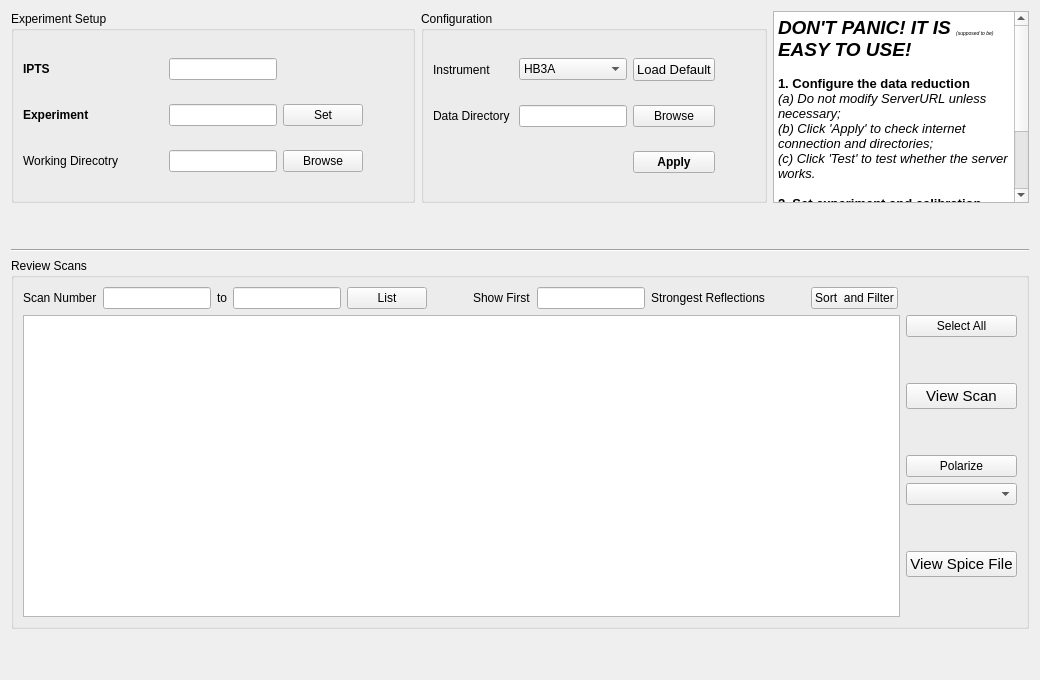
      <widget class="QWidget" name="tab">
       <attribute name="title">
        <string>Setup &amp;&amp; Data Access</string>
       </attribute>
       <layout class="QVBoxLayout" name="verticalLayout_4">
        <item>
         <layout class="QHBoxLayout" name="horizontalLayout_2">
          <item>
           <widget class="QGroupBox" name="groupBox_2">
            <property name="title">
             <string>Experiment Setup</string>
            </property>
            <layout class="QGridLayout" name="gridLayout_2">
             <item row="1" column="0">
              <widget class="QLabel" name="label_exp">
               <property name="font">
                <font>
                 <weight>75</weight>
                 <bold>true</bold>
                </font>
               </property>
               <property name="text">
                <string>Experiment</string>
               </property>
              </widget>
             </item>
             <item row="1" column="2">
              <widget class="QPushButton" name="pushButton_setExp">
               <property name="text">
                <string>Set</string>
               </property>
              </widget>
             </item>
             <item row="2" column="0">
              <widget class="QLabel" name="label_2">
               <property name="sizePolicy">
                <sizepolicy hsizetype="Fixed" vsizetype="Preferred">
                 <horstretch>0</horstretch>
                 <verstretch>0</verstretch>
                </sizepolicy>
               </property>
               <property name="minimumSize">
                <size>
                 <width>140</width>
                 <height>1</height>
                </size>
               </property>
               <property name="maximumSize">
                <size>
                 <width>140</width>
                 <height>16777215</height>
                </size>
               </property>
               <property name="toolTip">
                <string>&lt;html&gt;&lt;head/&gt;&lt;body&gt;&lt;p&gt;Directory to save outcome of the data reduction&lt;/p&gt;&lt;/body&gt;&lt;/html&gt;</string>
               </property>
               <property name="text">
                <string>Working Direcotry</string>
               </property>
              </widget>
             </item>
             <item row="0" column="1">
              <widget class="QLineEdit" name="lineEdit_iptsNumber">
               <property name="sizePolicy">
                <sizepolicy hsizetype="Maximum" vsizetype="Fixed">
                 <horstretch>0</horstretch>
                 <verstretch>0</verstretch>
                </sizepolicy>
               </property>
               <property name="minimumSize">
                <size>
                 <width>40</width>
                 <height>0</height>
                </size>
               </property>
               <property name="maximumSize">
                <size>
                 <width>300</width>
                 <height>16777215</height>
                </size>
               </property>
              </widget>
             </item>
             <item row="2" column="2">
              <widget class="QPushButton" name="pushButton_browseWorkDir">
               <property name="text">
                <string>Browse</string>
               </property>
              </widget>
             </item>
             <item row="0" column="0">
              <widget class="QLabel" name="label_71">
               <property name="font">
                <font>
                 <weight>75</weight>
                 <bold>true</bold>
                </font>
               </property>
               <property name="text">
                <string>IPTS</string>
               </property>
              </widget>
             </item>
             <item row="1" column="1">
              <widget class="QLineEdit" name="lineEdit_exp">
               <property name="sizePolicy">
                <sizepolicy hsizetype="Preferred" vsizetype="Fixed">
                 <horstretch>0</horstretch>
                 <verstretch>0</verstretch>
                </sizepolicy>
               </property>
               <property name="minimumSize">
                <size>
                 <width>40</width>
                 <height>0</height>
                </size>
               </property>
               <property name="maximumSize">
                <size>
                 <width>300</width>
                 <height>16777215</height>
                </size>
               </property>
              </widget>
             </item>
             <item row="2" column="1">
              <widget class="QLineEdit" name="lineEdit_workDir">
               <property name="sizePolicy">
                <sizepolicy hsizetype="Expanding" vsizetype="Fixed">
                 <horstretch>0</horstretch>
                 <verstretch>0</verstretch>
                </sizepolicy>
               </property>
               <property name="toolTip">
                <string>&lt;html&gt;&lt;head/&gt;&lt;body&gt;&lt;p&gt;Directory to save outcome of the data reduction&lt;/p&gt;&lt;/body&gt;&lt;/html&gt;</string>
               </property>
              </widget>
             </item>
             <item row="2" column="3">
              <spacer name="horizontalSpacer_2">
               <property name="orientation">
                <enum>Qt::Horizontal</enum>
               </property>
               <property name="sizeType">
                <enum>QSizePolicy::Preferred</enum>
               </property>
               <property name="sizeHint" stdset="0">
                <size>
                 <width>40</width>
                 <height>20</height>
                </size>
               </property>
              </spacer>
             </item>
            </layout>
           </widget>
          </item>
          <item>
           <widget class="QGroupBox" name="groupBox">
            <property name="title">
             <string>Configuration</string>
            </property>
            <layout class="QGridLayout" name="gridLayout_11">
             <item row="1" column="2">
              <widget class="QPushButton" name="pushButton_browseLocalDataDir">
               <property name="text">
                <string>Browse</string>
               </property>
              </widget>
             </item>
             <item row="1" column="1">
              <widget class="QLineEdit" name="lineEdit_localSpiceDir">
               <property name="sizePolicy">
                <sizepolicy hsizetype="Expanding" vsizetype="Fixed">
                 <horstretch>0</horstretch>
                 <verstretch>0</verstretch>
                </sizepolicy>
               </property>
               <property name="toolTip">
                <string>&lt;html&gt;&lt;head/&gt;&lt;body&gt;&lt;p&gt;Directory for local data storage&lt;/p&gt;&lt;/body&gt;&lt;/html&gt;</string>
               </property>
              </widget>
             </item>
             <item row="0" column="2">
              <widget class="QPushButton" name="pushButton_useDefaultDir">
               <property name="font">
                <font>
                 <pointsize>10</pointsize>
                </font>
               </property>
               <property name="toolTip">
                <string>&lt;html&gt;&lt;head/&gt;&lt;body&gt;&lt;p&gt;Use default set up&lt;/p&gt;&lt;p&gt;&lt;br/&gt;&lt;/p&gt;&lt;/body&gt;&lt;/html&gt;</string>
               </property>
               <property name="text">
                <string>Load Default</string>
               </property>
              </widget>
             </item>
             <item row="1" column="0">
              <widget class="QLabel" name="label_dir">
               <property name="sizePolicy">
                <sizepolicy hsizetype="Fixed" vsizetype="Preferred">
                 <horstretch>0</horstretch>
                 <verstretch>0</verstretch>
                </sizepolicy>
               </property>
               <property name="minimumSize">
                <size>
                 <width>80</width>
                 <height>0</height>
                </size>
               </property>
               <property name="toolTip">
                <string>&lt;html&gt;&lt;head/&gt;&lt;body&gt;&lt;p&gt;Directory for local data storage&lt;/p&gt;&lt;/body&gt;&lt;/html&gt;</string>
               </property>
               <property name="text">
                <string>Data Directory</string>
               </property>
               <property name="alignment">
                <set>Qt::AlignLeading|Qt::AlignLeft|Qt::AlignVCenter</set>
               </property>
              </widget>
             </item>
             <item row="0" column="0">
              <widget class="QLabel" name="label_instrument">
               <property name="sizePolicy">
                <sizepolicy hsizetype="Fixed" vsizetype="Preferred">
                 <horstretch>0</horstretch>
                 <verstretch>0</verstretch>
                </sizepolicy>
               </property>
               <property name="text">
                <string>Instrument</string>
               </property>
              </widget>
             </item>
             <item row="0" column="1">
              <widget class="QComboBox" name="comboBox_instrument">
               <item>
                <property name="text">
                 <string>HB3A</string>
                </property>
               </item>
              </widget>
             </item>
             <item row="1" column="3">
              <spacer name="horizontalSpacer">
               <property name="orientation">
                <enum>Qt::Horizontal</enum>
               </property>
               <property name="sizeType">
                <enum>QSizePolicy::Preferred</enum>
               </property>
               <property name="sizeHint" stdset="0">
                <size>
                 <width>40</width>
                 <height>20</height>
                </size>
               </property>
              </spacer>
             </item>
             <item row="2" column="2">
              <widget class="QPushButton" name="pushButton_applySetup">
               <property name="font">
                <font>
                 <weight>75</weight>
                 <bold>true</bold>
                </font>
               </property>
               <property name="text">
                <string>Apply</string>
               </property>
              </widget>
             </item>
            </layout>
           </widget>
          </item>
          <item>
           <widget class="QTextEdit" name="textEdit">
            <property name="enabled">
             <bool>true</bool>
            </property>
            <property name="sizePolicy">
             <sizepolicy hsizetype="Expanding" vsizetype="Preferred">
              <horstretch>0</horstretch>
              <verstretch>0</verstretch>
             </sizepolicy>
            </property>
            <property name="readOnly">
             <bool>true</bool>
            </property>
            <property name="html">
             <string>&lt;!DOCTYPE HTML PUBLIC &quot;-//W3C//DTD HTML 4.0//EN&quot; &quot;http://www.w3.org/TR/REC-html40/strict.dtd&quot;&gt;
&lt;html&gt;&lt;head&gt;&lt;meta name=&quot;qrichtext&quot; content=&quot;1&quot; /&gt;&lt;style type=&quot;text/css&quot;&gt;
p, li { white-space: pre-wrap; }
&lt;/style&gt;&lt;/head&gt;&lt;body style=&quot; font-family:'Ubuntu'; font-size:11pt; font-weight:400; font-style:normal;&quot;&gt;
&lt;p style=&quot; margin-top:0px; margin-bottom:0px; margin-left:0px; margin-right:0px; -qt-block-indent:0; text-indent:0px;&quot;&gt;&lt;span style=&quot; font-size:14pt; font-weight:600; font-style:italic;&quot;&gt;DON'T PANIC! IT IS &lt;/span&gt;&lt;span style=&quot; font-size:7pt; font-style:italic; vertical-align:sub;&quot;&gt;(supposed to be)&lt;/span&gt;&lt;span style=&quot; font-size:14pt; font-weight:600; font-style:italic;&quot;&gt; EASY TO USE!&lt;/span&gt;&lt;/p&gt;
&lt;p style=&quot;-qt-paragraph-type:empty; margin-top:0px; margin-bottom:0px; margin-left:0px; margin-right:0px; -qt-block-indent:0; text-indent:0px; font-size:10pt; font-weight:600;&quot;&gt;&lt;br /&gt;&lt;/p&gt;
&lt;p style=&quot; margin-top:0px; margin-bottom:0px; margin-left:0px; margin-right:0px; -qt-block-indent:0; text-indent:0px;&quot;&gt;&lt;span style=&quot; font-size:10pt; font-weight:600;&quot;&gt;1. Configure the data reduction&lt;/span&gt;&lt;/p&gt;
&lt;p style=&quot; margin-top:0px; margin-bottom:0px; margin-left:0px; margin-right:0px; -qt-block-indent:0; text-indent:0px;&quot;&gt;&lt;span style=&quot; font-size:10pt; font-style:italic;&quot;&gt;(a) Do not modify ServerURL unless necessary;&lt;/span&gt;&lt;/p&gt;
&lt;p style=&quot; margin-top:0px; margin-bottom:0px; margin-left:0px; margin-right:0px; -qt-block-indent:0; text-indent:0px;&quot;&gt;&lt;span style=&quot; font-size:10pt; font-style:italic;&quot;&gt;(b) Click 'Apply' to check internet connection and directories;&lt;/span&gt;&lt;/p&gt;
&lt;p style=&quot; margin-top:0px; margin-bottom:0px; margin-left:0px; margin-right:0px; -qt-block-indent:0; text-indent:0px;&quot;&gt;&lt;span style=&quot; font-size:10pt; font-style:italic;&quot;&gt;(c) Click 'Test' to test whether the server works.&lt;/span&gt;&lt;/p&gt;
&lt;p style=&quot;-qt-paragraph-type:empty; margin-top:0px; margin-bottom:0px; margin-left:0px; margin-right:0px; -qt-block-indent:0; text-indent:0px; font-size:10pt; font-style:italic;&quot;&gt;&lt;br /&gt;&lt;/p&gt;
&lt;p style=&quot; margin-top:0px; margin-bottom:0px; margin-left:0px; margin-right:0px; -qt-block-indent:0; text-indent:0px;&quot;&gt;&lt;span style=&quot; font-size:10pt; font-weight:600;&quot;&gt;2. Set experiment and calibration parameters&lt;/span&gt;&lt;/p&gt;
&lt;p style=&quot; margin-top:0px; margin-bottom:0px; margin-left:0px; margin-right:0px; -qt-block-indent:0; text-indent:0px;&quot;&gt;&lt;span style=&quot; font-size:10pt; font-style:italic;&quot;&gt;(a) Set Experiment;&lt;/span&gt;&lt;/p&gt;
&lt;p style=&quot; margin-top:0px; margin-bottom:0px; margin-left:0px; margin-right:0px; -qt-block-indent:0; text-indent:0px;&quot;&gt;&lt;span style=&quot; font-size:10pt; font-style:italic;&quot;&gt;(b) If sample distance is not 0.375 m, set it up;&lt;/span&gt;&lt;/p&gt;
&lt;p style=&quot; margin-top:0px; margin-bottom:0px; margin-left:0px; margin-right:0px; -qt-block-indent:0; text-indent:0px;&quot;&gt;&lt;span style=&quot; font-size:10pt; font-style:italic;&quot;&gt;(c) If wave length is not standard, set it up;&lt;/span&gt;&lt;/p&gt;&lt;/body&gt;&lt;/html&gt;</string>
            </property>
           </widget>
          </item>
         </layout>
        </item>
        <item>
         <spacer name="verticalSpacer">
          <property name="orientation">
           <enum>Qt::Vertical</enum>
          </property>
          <property name="sizeType">
           <enum>QSizePolicy::Preferred</enum>
          </property>
          <property name="sizeHint" stdset="0">
           <size>
            <width>20</width>
            <height>40</height>
           </size>
          </property>
         </spacer>
        </item>
        <item>
         <widget class="Line" name="line_2">
          <property name="orientation">
           <enum>Qt::Horizontal</enum>
          </property>
         </widget>
        </item>
        <item>
         <widget class="QGroupBox" name="groupBox_7">
          <property name="title">
           <string>Review Scans</string>
          </property>
          <layout class="QGridLayout" name="gridLayout_4">
           <item row="0" column="0">
            <layout class="QHBoxLayout" name="horizontalLayout_19">
             <item>
              <widget class="QLabel" name="label_14">
               <property name="text">
                <string>Scan Number</string>
               </property>
              </widget>
             </item>
             <item>
              <widget class="QLineEdit" name="lineEdit_surveyStartPt">
               <property name="sizePolicy">
                <sizepolicy hsizetype="Maximum" vsizetype="Fixed">
                 <horstretch>0</horstretch>
                 <verstretch>0</verstretch>
                </sizepolicy>
               </property>
              </widget>
             </item>
             <item>
              <widget class="QLabel" name="label_13">
               <property name="text">
                <string>to</string>
               </property>
              </widget>
             </item>
             <item>
              <widget class="QLineEdit" name="lineEdit_surveyEndPt">
               <property name="sizePolicy">
                <sizepolicy hsizetype="Preferred" vsizetype="Fixed">
                 <horstretch>0</horstretch>
                 <verstretch>0</verstretch>
                </sizepolicy>
               </property>
              </widget>
             </item>
             <item>
              <widget class="QPushButton" name="pushButton_survey">
               <property name="text">
                <string>List</string>
               </property>
              </widget>
             </item>
             <item>
              <spacer name="horizontalSpacer_15">
               <property name="orientation">
                <enum>Qt::Horizontal</enum>
               </property>
               <property name="sizeType">
                <enum>QSizePolicy::Preferred</enum>
               </property>
               <property name="sizeHint" stdset="0">
                <size>
                 <width>40</width>
                 <height>20</height>
                </size>
               </property>
              </spacer>
             </item>
             <item>
              <widget class="QLabel" name="label_40">
               <property name="text">
                <string>Show First</string>
               </property>
              </widget>
             </item>
             <item>
              <widget class="QLineEdit" name="lineEdit_numSurveyOutput">
               <property name="sizePolicy">
                <sizepolicy hsizetype="Preferred" vsizetype="Fixed">
                 <horstretch>0</horstretch>
                 <verstretch>0</verstretch>
                </sizepolicy>
               </property>
              </widget>
             </item>
             <item>
              <widget class="QLabel" name="label_41">
               <property name="text">
                <string>Strongest Reflections</string>
               </property>
              </widget>
             </item>
             <item>
              <spacer name="horizontalSpacer_3">
               <property name="orientation">
                <enum>Qt::Horizontal</enum>
               </property>
               <property name="sizeType">
                <enum>QSizePolicy::Preferred</enum>
               </property>
               <property name="sizeHint" stdset="0">
                <size>
                 <width>40</width>
                 <height>20</height>
                </size>
               </property>
              </spacer>
             </item>
             <item>
              <widget class="QPushButton" name="pushButton_sortInfoTable">
               <property name="text">
                <string>Sort  and Filter</string>
               </property>
              </widget>
             </item>
             <item>
              <spacer name="horizontalSpacer_31">
               <property name="orientation">
                <enum>Qt::Horizontal</enum>
               </property>
               <property name="sizeHint" stdset="0">
                <size>
                 <width>40</width>
                 <height>20</height>
                </size>
               </property>
              </spacer>
             </item>
            </layout>
           </item>
           <item row="1" column="0">
            <layout class="QHBoxLayout" name="horizontalLayout">
             <item>
              <widget class="ScanListTable" name="tableWidget_surveyTable"/>
             </item>
             <item>
              <layout class="QVBoxLayout" name="verticalLayout_3">
               <item>
                <widget class="QPushButton" name="pushButton_selectAllSurveyPeaks">
                 <property name="text">
                  <string>Select All</string>
                 </property>
                </widget>
               </item>
               <item>
                <spacer name="verticalSpacer_3">
                 <property name="orientation">
                  <enum>Qt::Vertical</enum>
                 </property>
                 <property name="sizeType">
                  <enum>QSizePolicy::Preferred</enum>
                 </property>
                 <property name="sizeHint" stdset="0">
                  <size>
                   <width>20</width>
                   <height>40</height>
                  </size>
                 </property>
                </spacer>
               </item>
               <item>
                <widget class="QPushButton" name="pushButton_viewSurveyPeak">
                 <property name="font">
                  <font>
                   <pointsize>11</pointsize>
                  </font>
                 </property>
                 <property name="toolTip">
                  <string>&lt;html&gt;&lt;head/&gt;&lt;body&gt;&lt;p&gt;Set the selected peak to view and switch to tab 'View Raw Data'&lt;/p&gt;&lt;/body&gt;&lt;/html&gt;</string>
                 </property>
                 <property name="text">
                  <string>View Scan</string>
                 </property>
                </widget>
               </item>
               <item>
                <spacer name="verticalSpacer_4">
                 <property name="orientation">
                  <enum>Qt::Vertical</enum>
                 </property>
                 <property name="sizeType">
                  <enum>QSizePolicy::Preferred</enum>
                 </property>
                 <property name="sizeHint" stdset="0">
                  <size>
                   <width>20</width>
                   <height>40</height>
                  </size>
                 </property>
                </spacer>
               </item>
               <item>
                <widget class="QPushButton" name="pushButton_processPolarized">
                 <property name="text">
                  <string>Polarize</string>
                 </property>
                </widget>
               </item>
               <item>
                <widget class="QComboBox" name="comboBox_roiSets"/>
               </item>
               <item>
                <spacer name="verticalSpacer_5">
                 <property name="orientation">
                  <enum>Qt::Vertical</enum>
                 </property>
                 <property name="sizeType">
                  <enum>QSizePolicy::Preferred</enum>
                 </property>
                 <property name="sizeHint" stdset="0">
                  <size>
                   <width>20</width>
                   <height>40</height>
                  </size>
                 </property>
                </spacer>
               </item>
               <item>
                <widget class="QPushButton" name="pushButton_viewRawSpice">
                 <property name="font">
                  <font>
                   <pointsize>11</pointsize>
                  </font>
                 </property>
                 <property name="text">
                  <string>View Spice File</string>
                 </property>
                </widget>
               </item>
               <item>
                <spacer name="verticalSpacer_7">
                 <property name="orientation">
                  <enum>Qt::Vertical</enum>
                 </property>
                 <property name="sizeHint" stdset="0">
                  <size>
                   <width>20</width>
                   <height>40</height>
                  </size>
                 </property>
                </spacer>
               </item>
              </layout>
             </item>
            </layout>
           </item>
          </layout>
         </widget>
        </item>
        <item>
         <spacer name="verticalSpacer_2">
          <property name="orientation">
           <enum>Qt::Vertical</enum>
          </property>
          <property name="sizeType">
           <enum>QSizePolicy::Preferred</enum>
          </property>
          <property name="sizeHint" stdset="0">
           <size>
            <width>20</width>
            <height>40</height>
           </size>
          </property>
         </spacer>
        </item>
       </layout>
      </widget>
